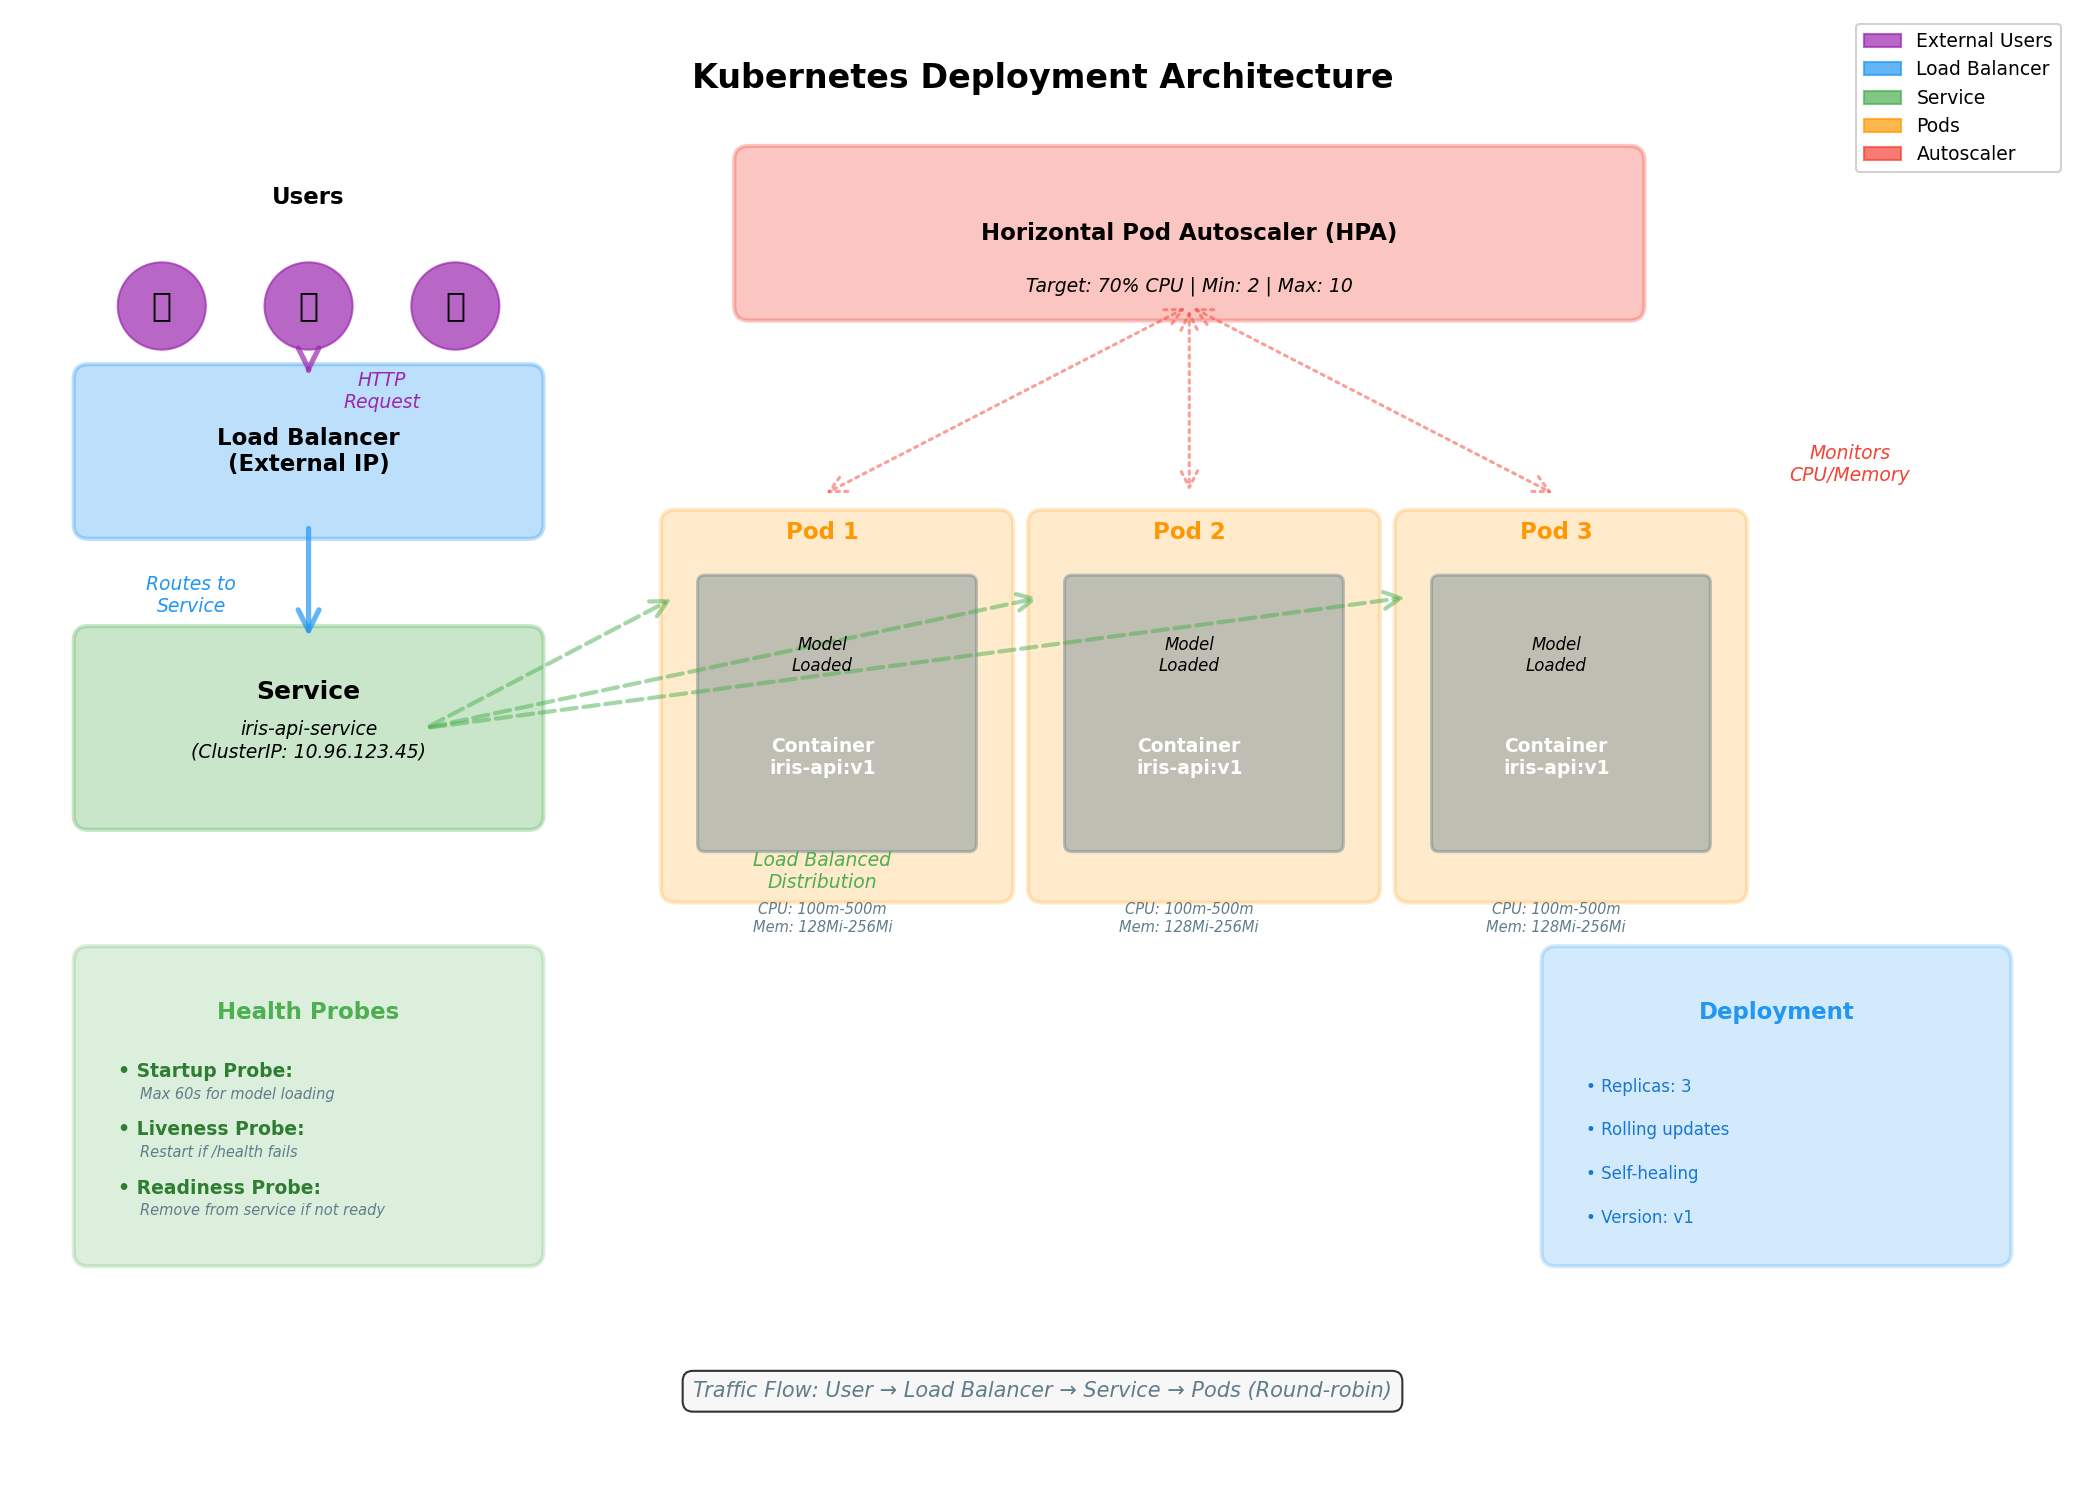

Source code (Python):
"""
Kubernetes Architecture Diagram
Visualizes pods, services, load balancing, and autoscaling
"""

import matplotlib.pyplot as plt
import matplotlib.patches as mpatches
from matplotlib.patches import FancyBboxPatch, Rectangle, FancyArrowPatch, Circle

fig, ax = plt.subplots(figsize=(14, 10))
ax.set_xlim(0, 14)
ax.set_ylim(0, 10)
ax.axis('off')

# Color palette
color_user = '#9C27B0'
color_lb = '#2196F3'
color_service = '#4CAF50'
color_pod = '#FF9800'
color_hpa = '#F44336'
color_container = '#607D8B'

# Title
ax.text(7, 9.5, 'Kubernetes Deployment Architecture', ha='center', fontsize=16, fontweight='bold')

# 1. External Users
user_y = 8
for i, x in enumerate([1, 2, 3]):
    circle = Circle((x, user_y), 0.3, color=color_user, alpha=0.7)
    ax.add_patch(circle)
    ax.text(x, user_y, '👤', ha='center', va='center', fontsize=16)
ax.text(2, user_y + 0.7, 'Users', ha='center', fontsize=11, fontweight='bold')

# 2. Load Balancer
lb_y = 6.5
ax.add_patch(FancyBboxPatch((0.5, lb_y), 3, 1, boxstyle="round,pad=0.1",
                             edgecolor=color_lb, facecolor=color_lb, alpha=0.3, linewidth=2))
ax.text(2, lb_y + 0.5, 'Load Balancer\n(External IP)', ha='center', va='center',
        fontsize=11, fontweight='bold')

# Arrow from users to LB
arrow = FancyArrowPatch((2, user_y - 0.4), (2, lb_y + 1),
                        arrowstyle='->', mutation_scale=25, linewidth=2.5,
                        color=color_user, alpha=0.7)
ax.add_patch(arrow)
ax.text(2.5, 7.3, 'HTTP\nRequest', ha='center', fontsize=9, style='italic', color=color_user)

# 3. Kubernetes Service
service_y = 4.5
ax.add_patch(FancyBboxPatch((0.5, service_y), 3, 1.2, boxstyle="round,pad=0.1",
                             edgecolor=color_service, facecolor=color_service, alpha=0.3, linewidth=2))
ax.text(2, service_y + 0.8, 'Service', ha='center', fontsize=12, fontweight='bold')
ax.text(2, service_y + 0.4, 'iris-api-service\n(ClusterIP: 10.96.123.45)', ha='center',
        fontsize=9, style='italic')

# Arrow from LB to Service
arrow = FancyArrowPatch((2, lb_y), (2, service_y + 1.2),
                        arrowstyle='->', mutation_scale=25, linewidth=2.5,
                        color=color_lb, alpha=0.7)
ax.add_patch(arrow)
ax.text(1.2, 5.9, 'Routes to\nService', ha='center', fontsize=9, style='italic', color=color_lb)

# 4. Pod Cluster
pod_positions = [
    (5.5, 5.5, 'Pod 1'),
    (8, 5.5, 'Pod 2'),
    (10.5, 5.5, 'Pod 3')
]

for i, (x, y, label) in enumerate(pod_positions):
    # Pod box
    ax.add_patch(FancyBboxPatch((x - 1, y - 1.5), 2.2, 2.5, boxstyle="round,pad=0.1",
                                 edgecolor=color_pod, facecolor=color_pod, alpha=0.2, linewidth=2))
    ax.text(x, y + 0.9, label, ha='center', fontsize=11, fontweight='bold', color=color_pod)

    # Container inside pod
    ax.add_patch(FancyBboxPatch((x - 0.8, y - 1.2), 1.8, 1.8, boxstyle="round,pad=0.05",
                                 edgecolor=color_container, facecolor=color_container, alpha=0.4, linewidth=1.5))
    ax.text(x, y - 0.6, 'Container\niris-api:v1', ha='center', va='center',
            fontsize=9, color='white', fontweight='bold')
    ax.text(x, y + 0.1, 'Model\nLoaded', ha='center', va='center', fontsize=8, style='italic')

    # Resource labels
    ax.text(x, y - 1.8, 'CPU: 100m-500m\nMem: 128Mi-256Mi', ha='center', fontsize=7,
            style='italic', color='#607D8B')

# Arrows from Service to Pods
for x, y, _ in pod_positions:
    arrow = FancyArrowPatch((2.8, service_y + 0.6), (x - 1, y + 0.5),
                            arrowstyle='->', mutation_scale=20, linewidth=2,
                            color=color_service, alpha=0.5, linestyle='dashed')
    ax.add_patch(arrow)

ax.text(5.5, 4, 'Load Balanced\nDistribution', ha='center', fontsize=9,
        style='italic', color=color_service)

# 5. Horizontal Pod Autoscaler (HPA)
hpa_y = 8
ax.add_patch(FancyBboxPatch((5, hpa_y), 6, 1, boxstyle="round,pad=0.1",
                             edgecolor=color_hpa, facecolor=color_hpa, alpha=0.3, linewidth=2))
ax.text(8, hpa_y + 0.5, 'Horizontal Pod Autoscaler (HPA)', ha='center', va='center',
        fontsize=11, fontweight='bold')
ax.text(8, hpa_y + 0.1, 'Target: 70% CPU | Min: 2 | Max: 10', ha='center',
        fontsize=9, style='italic')

# HPA monitoring arrows
for x, y, _ in pod_positions:
    arrow = FancyArrowPatch((8, hpa_y), (x, y + 1.2),
                            arrowstyle='<->', mutation_scale=20, linewidth=1.5,
                            color=color_hpa, alpha=0.5, linestyle='dotted')
    ax.add_patch(arrow)

ax.text(12.5, 6.8, 'Monitors\nCPU/Memory', ha='center', fontsize=9,
        style='italic', color=color_hpa)

# 6. Health Probes Box
probe_y = 1.5
ax.add_patch(FancyBboxPatch((0.5, probe_y), 3, 2, boxstyle="round,pad=0.1",
                             edgecolor='#4CAF50', facecolor='#4CAF50', alpha=0.2, linewidth=2))
ax.text(2, probe_y + 1.6, 'Health Probes', ha='center', fontsize=11, fontweight='bold', color='#4CAF50')

probes = [
    ('Startup Probe', 'Max 60s for model loading'),
    ('Liveness Probe', 'Restart if /health fails'),
    ('Readiness Probe', 'Remove from service if not ready')
]
y_offset = probe_y + 1.2
for i, (probe_name, desc) in enumerate(probes):
    y = y_offset - i * 0.4
    ax.text(0.7, y, f'• {probe_name}:', ha='left', fontsize=9, fontweight='bold', color='#2E7D32')
    ax.text(0.85, y - 0.15, desc, ha='left', fontsize=7, style='italic', color='#607D8B')

# 7. Deployment Config Box
deploy_y = 1.5
ax.add_patch(FancyBboxPatch((10.5, deploy_y), 3, 2, boxstyle="round,pad=0.1",
                             edgecolor='#2196F3', facecolor='#2196F3', alpha=0.2, linewidth=2))
ax.text(12, deploy_y + 1.6, 'Deployment', ha='center', fontsize=11, fontweight='bold', color='#2196F3')

deploy_details = [
    'Replicas: 3',
    'Rolling updates',
    'Self-healing',
    'Version: v1'
]
y_offset = deploy_y + 1.1
for i, detail in enumerate(deploy_details):
    y = y_offset - i * 0.3
    ax.text(10.7, y, f'• {detail}', ha='left', fontsize=8, color='#1976D2')

# 8. Traffic flow annotation
ax.text(7, 0.5, 'Traffic Flow: User → Load Balancer → Service → Pods (Round-robin)',
        ha='center', fontsize=10, style='italic', color='#607D8B',
        bbox=dict(boxstyle='round,pad=0.5', facecolor='#F5F5F5', alpha=0.8))

# Legend
legend_elements = [
    mpatches.Patch(color=color_user, alpha=0.7, label='External Users'),
    mpatches.Patch(color=color_lb, alpha=0.7, label='Load Balancer'),
    mpatches.Patch(color=color_service, alpha=0.7, label='Service'),
    mpatches.Patch(color=color_pod, alpha=0.7, label='Pods'),
    mpatches.Patch(color=color_hpa, alpha=0.7, label='Autoscaler')
]
ax.legend(handles=legend_elements, loc='upper right', fontsize=9, framealpha=0.9)

plt.tight_layout()
plt.savefig('/home/chirag/ds-book/book/course-09-mlops/ch33-model-deployment/diagrams/kubernetes_architecture.png',
            dpi=150, bbox_inches='tight', facecolor='white')
print("✓ Generated: kubernetes_architecture.png")
